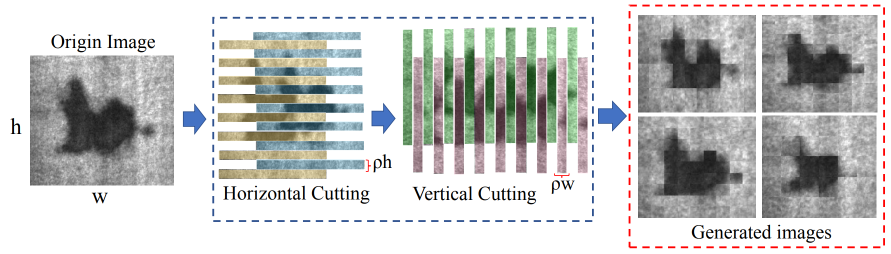
#> input picture pic/illustration.png, 1782 x 508 px (shown at 1/2 size)
$ python -i demo.py   (imports and definitions only)
#> lines starting #> are read from the running program, lines starting #| are printed output that depends on the picture
#> further down, picture is the input picture: PIL image 1782x508 RGBA; mean R, G, B, A 199.6, 200.3, 198.4, 255
from PIL import Image
import random


def cut_stitch_unidirectional(image, direction='horizontal', ratio=0.05):
    """
    对图像进行单向(水平/竖直)Cut-Stitch操作，使用PIL处理。

    :param image: 输入图像(PIL.Image)
    :param ratio: 裁切比例(0～1之间)
    :param direction: 'horizontal' 或 'vertical'
    :return: 返回拼接后的图像
    """
#> called with direction = 'horizontal', ratio = 0.05
    width, height = image.size
#> width = 1782; height = 508
    if direction == 'horizontal':
        # 按照裁切率 ratio 计算裁剪宽度
        cut_size = int(ratio * width)
#> cut_size = 89
        if cut_size < 1:
            raise ValueError("裁切宽度过小，请增大 ratio 或使用更大图像。")

        strips = [image.crop((i * cut_size, 0, (i + 1) * cut_size, height)) for i in range(width // cut_size)]
#> strips = 20 items

        # 跳过拼接
        img1 = Image.new('RGB', (width, height))
#> img1: PIL image 1782x508 RGB; every value is 0
        img2 = Image.new('RGB', (width, height))

        # 拼接 strips[::2] 和 strips[1::2]
        x_offset = 0
        for strip in strips[::2]:
            img1.paste(strip, (x_offset, 0))
            x_offset += strip.width
#> this loop made 10 passes
#> x_offset on passes 1 to 10: 89, 178, 267, 356, 445, 534, 623, 712, 801, 890
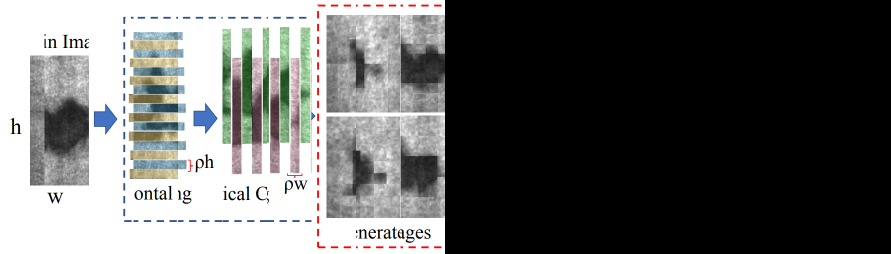
#> img1: PIL image 1782x508 RGB (shown at 1/2 size); mean R, G, B 100.3, 100.8, 99.9
#> after the loop, x_offset = 890

        x_offset = 0
        for strip in strips[1::2]:
            img2.paste(strip, (x_offset, 0))
            x_offset += strip.width
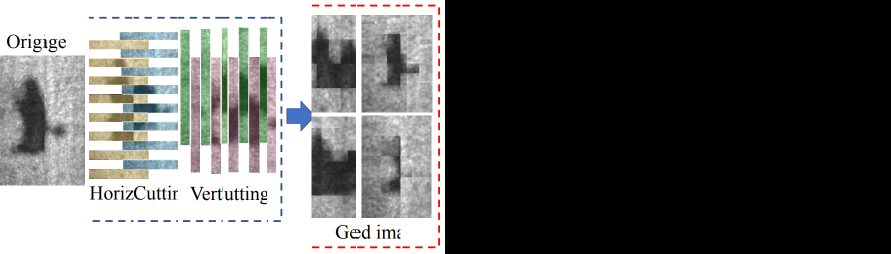
#> img2: PIL image 1782x508 RGB (shown at 1/2 size); mean R, G, B 99, 99.2, 98.2
#> after the loop, x_offset = 890

    elif direction == 'vertical':
        # 按照裁切率 ratio 计算裁剪高度
        cut_size = int(ratio * height)
        if cut_size < 1:
            raise ValueError("裁切高度过小，请增大 ratio 或使用更大图像。")

        strips = [image.crop((0, i * cut_size, width, (i + 1) * cut_size)) for i in range(height // cut_size)]

        img1 = Image.new('RGB', (width, height))
        img2 = Image.new('RGB', (width, height))

        # 拼接 strips[::2] 和 strips[1::2]
        y_offset = 0
        for strip in strips[::2]:
            img1.paste(strip, (0, y_offset))
            y_offset += strip.height

        y_offset = 0
        for strip in strips[1::2]:
            img2.paste(strip, (0, y_offset))
            y_offset += strip.height

    else:
        raise ValueError("direction 必须是 'horizontal' 或 'vertical'.")

    # 调整大小，使拼接后的图像和原图大小一致
    img1 = img1.resize((width, height), Image.LANCZOS)
    img2 = img2.resize((width, height), Image.LANCZOS)

    return random.choice([img1, img2])


def cut_stitch_bidirectional(image, ratio=0.05):
    """
    对图像进行双向(H+V 或 V+H)Cut-Stitch操作，使用PIL处理。

    :param image: 输入图像(PIL.Image)
    :param ratio: 裁切比例(0～1之间)
    :return: 返回拼接后的图像
    """
    # 先进行水平裁切
    horizontals_img = cut_stitch_unidirectional(image, ratio=ratio, direction='horizontal')
    final_img = cut_stitch_unidirectional(horizontals_img, ratio=ratio, direction='vertical')

    return final_img

>>> from PIL import Image
>>> picture = Image.open('../pic/illustration.png')
>>> result = cut_stitch_unidirectional(picture)
